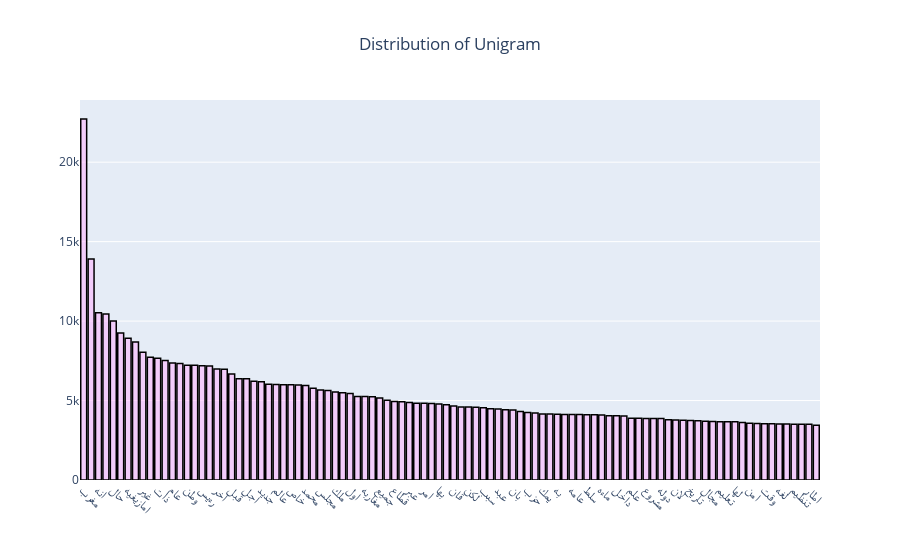

The notebook cell this image was saved under:
### Markdown cell above
## Unigram

### Code cell
words=get_top_n_words(df["story"],100,1)
df_gram=pd.DataFrame(words,columns=["Bigram","Count"])
data = go.Bar(
                x = df_gram["Bigram"],
                y = df_gram["Count"],
                name = "citations",
                marker = dict(color = 'rgba(255, 174, 255, 0.5)',
                             line=dict(color='rgb(0,0,0)',width=1.5)))
fig = go.Figure(data = data)
fig.update_xaxes(tickangle= 45)
fig.update_layout(title_text="Distribution of Unigram",title_x=0.5)
iplot(fig)

## now we see the top 100 words unigram distribution

### Figure 1 — Plotly figure (JSON) as saved in the notebook; plotly's stock layout.template omitted (floating-point values rounded to 4 significant figures)
{"data": [{"marker": {"color": "rgba(255, 174, 255, 0.5)", "line": {"color": "rgb(0, 0, 0)", "width": 1.5}}, "name": "citations", "x": ["مغرب", "لا", "انه", "مغربيه", "حال", "عمل", "امازيغيه", "سنه", "غير", "كما", "ذات", "لم", "عام", "دول", "وطن", "كور", "رءيس", "عدد", "اخر", "ذلك", "قبل", "عدم", "اجل", "حيث", "جديد", "حكومه", "عالم", "نفس", "خاص", "شكل", "محمد", "وف", "مجلس", "وضع", "ملك", "ان", "اول", "وطنيه", "مغاربه", "كبير", "جميع", "حول", "قطاع", "فان", "عبر", "دور", "امر", "سياس", "بها", "منه", "قان", "مدين", "لكن", "دون", "سبب", "اجتماع", "عبد", "ولا", "بان", "مستو", "حزب", "اذ", "يمك", "مملكه", "به", "مجموع", "عامه", "قرار", "سلط", "مختلف", "ماءه", "ذين", "داخل", "هنا", "علم", "خصوص", "مشروع", "واضاف", "دوله", "مسءول", "لان", "صحيه", "تاريخ", "فيروس", "مجال", "صحه", "تعليم", "امازيغ", "لها", "احد", "امن", "زار", "وقت", "ضمن", "لغه", "خارج", "تنظيم", "جهه", "اطار", "ليس"], "y": [22717, 13901, 10521, 10450, 9998, 9244, 8919, 8691, 8041, 7728, 7667, 7522, 7369, 7329, 7225, 7221, 7195, 7178, 6985, 6970, 6669, 6377, 6368, 6211, 6184, 6018, 6007, 6000, 5991, 5976, 5939, 5781, 5663, 5638, 5535, 5489, 5450, 5259, 5248, 5246, 5161, 5023, 4932, 4930, 4878, 4825, 4823, 4814, 4782, 4730, 4660, 4595, 4587, 4582, 4541, 4476, 4465, 4416, 4405, 4306, 4253, 4209, 4154, 4151, 4142, 4127, 4124, 4116, 4109, 4106, 4084, 4048, 4043, 4023, 3889, 3886, 3876, 3869, 3864, 3789, 3775, 3767, 3747, 3722, 3691, 3674, 3672, 3660, 3658, 3620, 3573, 3555, 3543, 3536, 3531, 3526, 3509, 3506, 3503, 3446], "type": "bar"}], "layout": {"title": {"text": "Distribution of Unigram", "x": 0.5}, "xaxis": {"tickangle": 45, "type": "category", "range": [-0.5, 99.5], "autorange": true}, "yaxis": {"type": "linear", "range": [0, 23910.0], "autorange": true}, "autosize": true}}
